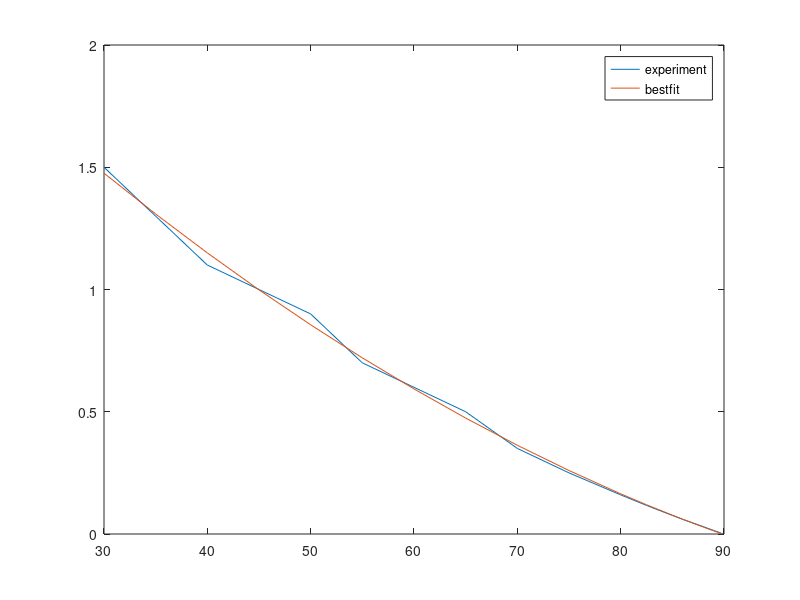
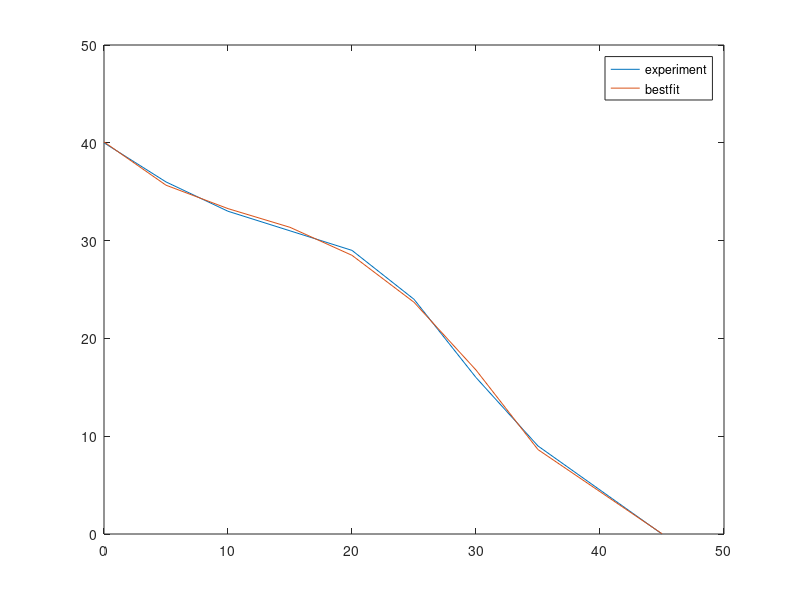
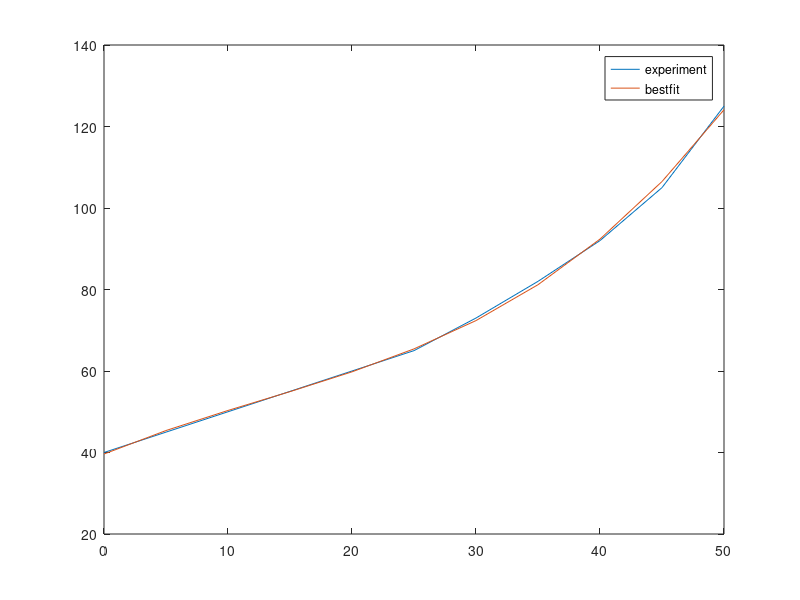
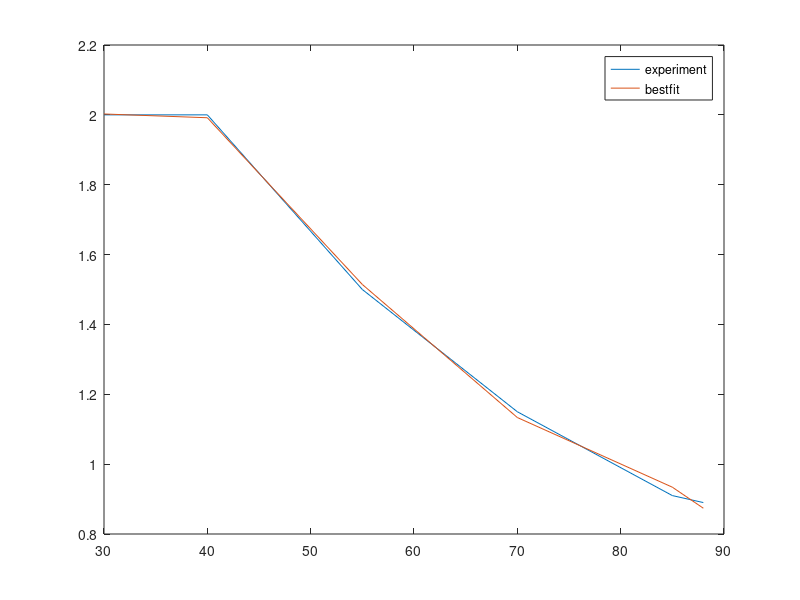

The MATLAB script that drew these images, in order:
%%

%% Best Ki/Kp values for Qi = 0, and varying Qd.
desAng = [30 35 40 45 50 55 60 65 70 75 80 82.5 85 86 87 88 89 89.5 89.7 89.8 89.83 ];
Ki_Kp_val = [1.5 1.3 1.1 1 0.9 0.7 0.6 0.5 0.35 0.25 0.16 0.117 0.076 0.06 0.045 0.03 0.0145 0.007 0.0034 0.001 0.000001];
pol = polyfit(desAng,Ki_Kp_val,2);
bestFit = pol(1)*desAng.^2 + pol(2)*desAng + pol(3);
figure
plot (desAng,Ki_Kp_val)
hold on
plot (desAng,bestFit)
legend('experiment','bestfit');


%% Best dmd values for Qi = 0, and varying Qd.
desAng = [45 35 30 25 20 15 10 5 0];
dmd = [0 9 16 24 29 31 33 36 40];
pol = polyfit(desAng,dmd,5);
bestFit =  pol(1)*desAng.^5 + pol(2)*desAng.^4 + pol(3)*desAng.^3 + pol(4)*desAng.^2 + pol(5)*desAng + pol(6);
figure
plot (desAng,dmd)
hold on
plot (desAng,bestFit)
legend('experiment','bestfit');

%% Best dmd values for Qd = 0, and varying Qi.
startAng = [0 5 10 15 20 25 30 35 40 45 50];
dmd = [40 45 50 55 60 65 73 82 92 105 125];
pol = polyfit(startAng,dmd,3);
bestFit = pol(1)*startAng.^3 + pol(2)*startAng.^2 + pol(3)*startAng + pol(4);
figure
plot (startAng,dmd)
hold on
plot (startAng,bestFit)
legend('experiment','bestfit');

%% Best Ki/Kp and Kp values for Qi = -90 and varying Qd
desAngle2 = [-65 -60 -55 -50 -45 -40];
Kp2 = [0.85 1.2 1.5 1.7 1.8 2];
Ki_Kp2 = [3 3 2.85 2.7 2.4 2.2];

desAngle1 = [-40 -30 -20 -10 0 10 20 30];
Kp1 = 2;
Ki_Kp1 = [2.2 1.7 1.5 1.3 1.1 1 0.85 0.65];

desAngle = [30 40 55 70 85 88];
Kp = [2 2 1.5 1.15 0.91 0.89];
Ki_Kp = [0.65 0.55 0.5 0.32 0.07 0.0295];

%----------------------------------
figure
polKp = polyfit(desAngle,Kp,4);
bestFit = polKp(1)*desAngle.^4 + polKp(2)*desAngle.^3 + polKp(3)*desAngle.^2 + polKp(4)*desAngle + polKp(5);
plot (desAngle,Kp)
hold on
plot (desAngle,bestFit)
legend('experiment','bestfit');

figure
polKi = polyfit(desAngle,Ki_Kp,4);
bestFit = polKi(1)*desAngle.^4 + polKi(2)*desAngle.^3 + polKi(3)*desAngle.^2 + polKi(4)*desAngle + polKi(5);
plot (desAngle,Ki_Kp)
hold on
plot (desAngle,bestFit)
legend('experiment','bestfit');

% qd = [-90 -85 -80 -80 -80 -80 -70]
% qi = [-70 -70 -70 -60 -50 -40 -50]
% Kp = [0.6 0.77 1.05 1.9 1.9 1.5];

%%
startAng = [50 60  80  20 50 60  50 60 40 70 80  80 20 80  80  80 85 60 ];
desAngle = [10 10  10  10 20 20  30 30 30 30 30  70 0  60  0   79 84 50 ];
dmd = [90 110 120 50 70 100 60 60 44 80 100 25 60 50  150 10 3  36 ];
pol = polyfit(startAng,dmd,3);
bestFit = pol(1)*startAng.^3 + pol(2)*startAng.^2 + pol(3)*startAng + pol(4);
figure
plot (startAng,dmd)
hold on
plot (startAng,bestFit)
legend('experiment','bestfit');

%% Qi = 0, Qd<-20 -> dmd = 80

desAngle = [70 75 80 85 89];
dmd = [125 140 150 165 180];
Ki_Kp=[1.5 1.4 1.3 1.2 1.1];
pol = polyfit(desAngle,Ki_Kp,2);
bestFit = pol(1)*desAngle.^2 + pol(2)*desAngle + pol(3);
figure
plot (desAngle,Ki_Kp)
hold on
plot (desAngle,bestFit)
legend('experiment','bestfit');

desAngle = [10 20 30 40 50 60 70 ];
dmd = [70 60 60 55 50 40 25];
pol = polyfit(desAngle,dmd,2);
bestFit = pol(1)*desAngle.^2 + pol(2)*desAngle + pol(3);
figure
plot (desAngle,dmd)
hold on
plot (desAngle,bestFit)
legend('experiment','bestfit');

startAng = [50 60  80  20 50 60  50 60 40 70 80  80 20 80  80  80 85 60 ];
desAngle = [10 10  10  10 20 20  30 30 30 30 30  70 0  60  0   79 84 50 ];
dmd = [90 110 120 50 70 100 60 60 44 80 100 25 60 50  150 10 3  36 ];
pol = polyfit(startAng,dmd,3);
bestFit = pol(1)*startAng.^3 + pol(2)*startAng.^2 + pol(3)*startAng + pol(4);
figure
plot (startAng,dmd)
hold on
plot (startAng,bestFit)
legend('experiment','bestfit');
